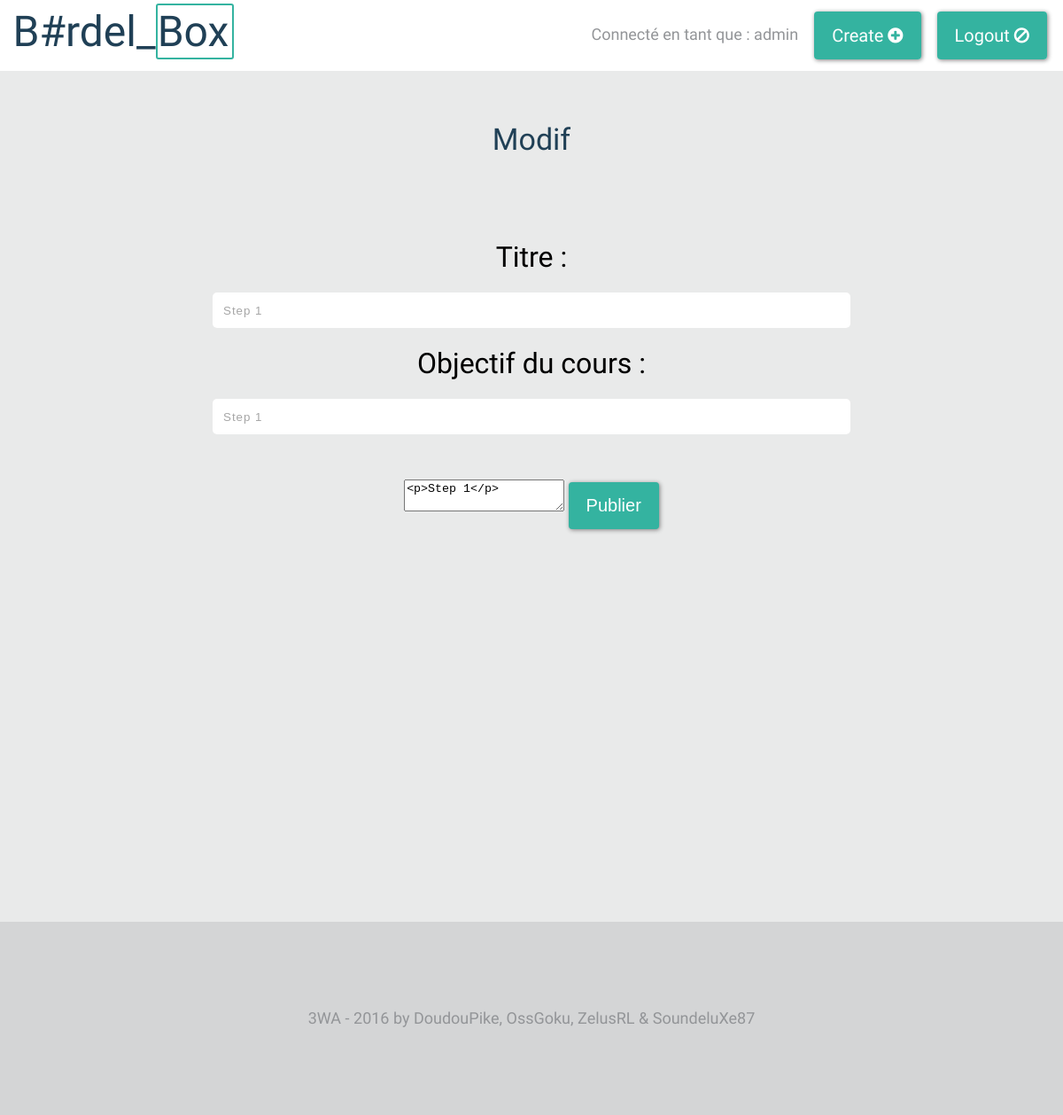
The page /index.php?page=modif&id=13 (signed in) on the database its author committed.
### tables this page shows
CREATE TABLE IF NOT EXISTS `lessons` (
  `id` int(11) NOT NULL AUTO_INCREMENT,
  `lang` varchar(63) NOT NULL,
  `category` int(63) NOT NULL,
  `date` date NOT NULL,
  `date_last` timestamp NOT NULL DEFAULT CURRENT_TIMESTAMP ON UPDATE CURRENT_TIMESTAMP,
  `title` varchar(63) NOT NULL,
  `goal` varchar(255) NOT NULL,
  `content` varchar(4095) NOT NULL,
  PRIMARY KEY (`id`)
);

### controllers/content.php (called while the page is built)
<?php
	require("views/content.phtml");
?>

### controllers/skel.php (called while the page is built)
<?php
	require("views/skel.phtml");
?>

### index.php (called while the page is built, shortened)
<?php
require("controllers/skel.php");
?>

### views/modif.phtml (the view, shortened to what this page needs)
<div class="container">
    <h2>Modif</h2>
    <form method="post" align="center" class="clearfix">
		<label class="creation customLabel" for="titre">Titre :</label>
        <input class="creation customInput" type="text" name="titre" placeholder="Titre du cours" id="titre" value="<?= $articleTab["title"] ?>" required="required" />
		<label class="creation customLabel" for="objectif">Objectif du cours :</label>
        <input class="creation customInput" type="textarea" name="objectif" value="<?= $articleTab["goal"] ?>" placeholder="Votre objectif içi" id="objectif" required="required"/>
        <textarea class="moduleCreation" name="textBox"><?= htmlentities($articleTab["content"]) ?></textarea>
        <button type="submit" class="new-btn">Publier</button>
    </form>
</div>

### public/styles/style.css (style rules this page uses)
body { font-family: 'Yanone Kaffeesatz', sans-serif; font-size: 18px; background: #E9EAEA; }
.container { max-width: 1200px; margin: 0 auto; min-height: 100vh; }
h2 { font-size: 34px; color: #204056; margin: 60px 0 100px 0; text-align: center; }
.clearfix:after { content: ""; display: block; clear: both; }
.new-btn { margin-top: 30px; padding: 15px 20px; background: #34B3A0; color: #fff; font-size: 20px; text-decoration: none; border: none; border-radius: 4px; box-shadow: 1px 1px 5px grey; cursor: pointer; transition-property: background; transition-duration: 0.3s; }
.container .creation { display: block; width: 60%; margin: 2% auto; }
textarea { height: 30%; }
.customInput { background-color:#fff; border-radius:5px; border-style:none; color:#A6A6A6; height:40px; letter-spacing:1px; padding:1%; margin: 20px; width:35%; }
.customLabel { display:inline-block; font-size:2rem; margin:2%; }

### rows shown on the page
lessons: titre "Step 1", objectif "Step 1", textBox "<p>Step 1</p>"

### other values the page prints
$_SESSION["admin"] "admin"
